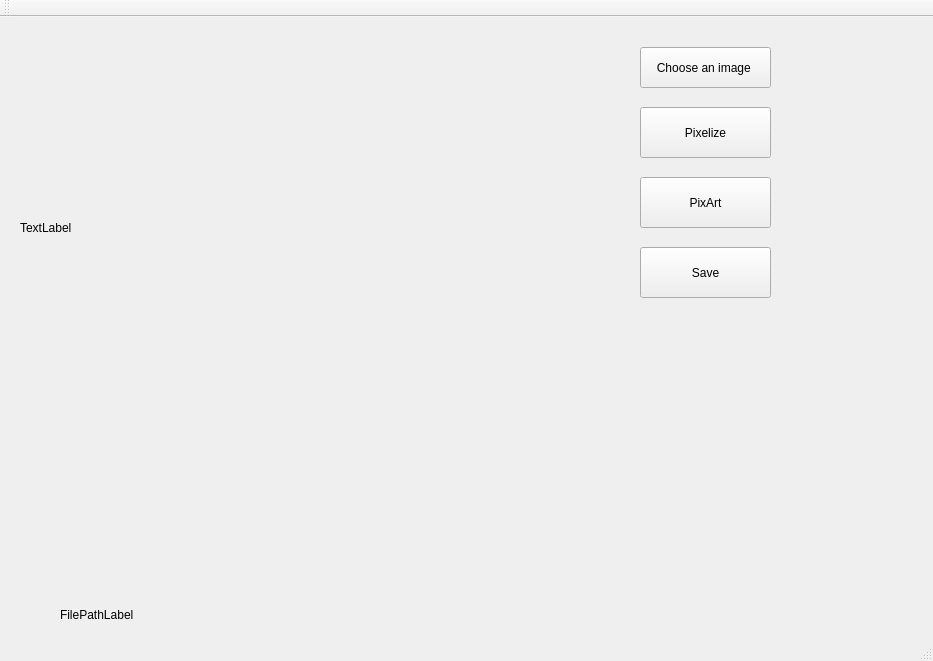
<?xml version="1.0" encoding="UTF-8"?>
<ui version="4.0">
 <class>MainWindow</class>
 <widget class="QMainWindow" name="MainWindow">
  <property name="geometry">
   <rect>
    <x>0</x>
    <y>0</y>
    <width>933</width>
    <height>661</height>
   </rect>
  </property>
  <property name="windowTitle">
   <string>MainWindow</string>
  </property>
  <widget class="QWidget" name="centralWidget">
   <widget class="QLabel" name="label_image">
    <property name="geometry">
     <rect>
      <x>20</x>
      <y>0</y>
      <width>571</width>
      <height>421</height>
     </rect>
    </property>
    <property name="text">
     <string>TextLabel</string>
    </property>
   </widget>
   <widget class="QPushButton" name="btn_image">
    <property name="geometry">
     <rect>
      <x>640</x>
      <y>30</y>
      <width>131</width>
      <height>41</height>
     </rect>
    </property>
    <property name="text">
     <string>Choose an image </string>
    </property>
   </widget>
   <widget class="QLabel" name="FilePathLabel">
    <property name="geometry">
     <rect>
      <x>60</x>
      <y>590</y>
      <width>281</width>
      <height>16</height>
     </rect>
    </property>
    <property name="text">
     <string>FilePathLabel</string>
    </property>
   </widget>
   <widget class="QPushButton" name="Pixelize">
    <property name="geometry">
     <rect>
      <x>640</x>
      <y>90</y>
      <width>131</width>
      <height>51</height>
     </rect>
    </property>
    <property name="text">
     <string>Pixelize</string>
    </property>
   </widget>
   <widget class="QPushButton" name="PixArt">
    <property name="geometry">
     <rect>
      <x>640</x>
      <y>160</y>
      <width>131</width>
      <height>51</height>
     </rect>
    </property>
    <property name="text">
     <string>PixArt</string>
    </property>
   </widget>
   <widget class="QPushButton" name="SaveImg">
    <property name="geometry">
     <rect>
      <x>640</x>
      <y>230</y>
      <width>131</width>
      <height>51</height>
     </rect>
    </property>
    <property name="text">
     <string>Save</string>
    </property>
   </widget>
  </widget>
  <widget class="QMenuBar" name="menuBar">
   <property name="geometry">
    <rect>
     <x>0</x>
     <y>0</y>
     <width>933</width>
     <height>20</height>
    </rect>
   </property>
  </widget>
  <widget class="QToolBar" name="mainToolBar">
   <attribute name="toolBarArea">
    <enum>TopToolBarArea</enum>
   </attribute>
   <attribute name="toolBarBreak">
    <bool>false</bool>
   </attribute>
  </widget>
  <widget class="QStatusBar" name="statusBar"/>
 </widget>
 <layoutdefault spacing="6" margin="11"/>
 <resources/>
 <connections/>
</ui>
